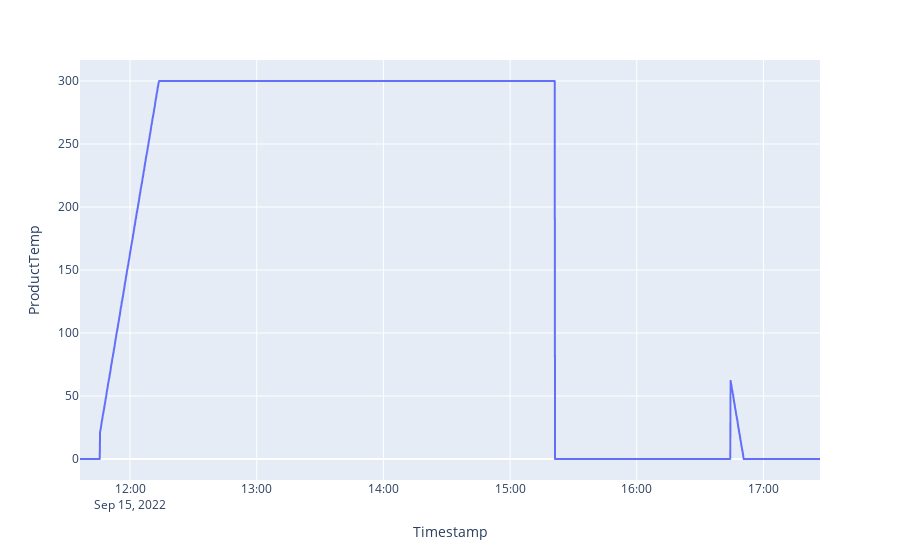

The cell this chart's notebook holds for it:
### Code cell
fig = px.line(df, x='Timestamp', y="ProductTemp")
fig.show()

### Figure 1 — Plotly figure (JSON) as saved in the notebook; plotly's stock layout.template omitted (floating-point values rounded to 4 significant figures; data arrays with more than 128 entries replaced by an {"elided": "..."} marker saying what was removed)
{"data": [{"hovertemplate": "Timestamp=%{x}<br>ProductTemp=%{y}<extra></extra>", "legendgroup": "", "line": {"color": "#636efa", "dash": "solid"}, "marker": {"symbol": "circle"}, "mode": "lines", "name": "", "showlegend": false, "type": "scattergl", "x": {"elided": "2104 str values"}, "xaxis": "x", "y": {"elided": "2104 int values"}, "yaxis": "y"}], "layout": {"legend": {"tracegroupgap": 0}, "margin": {"t": 60}, "xaxis": {"anchor": "y", "domain": [0, 1], "title": {"text": "Timestamp"}}, "yaxis": {"anchor": "x", "domain": [0, 1], "title": {"text": "ProductTemp"}}}}
